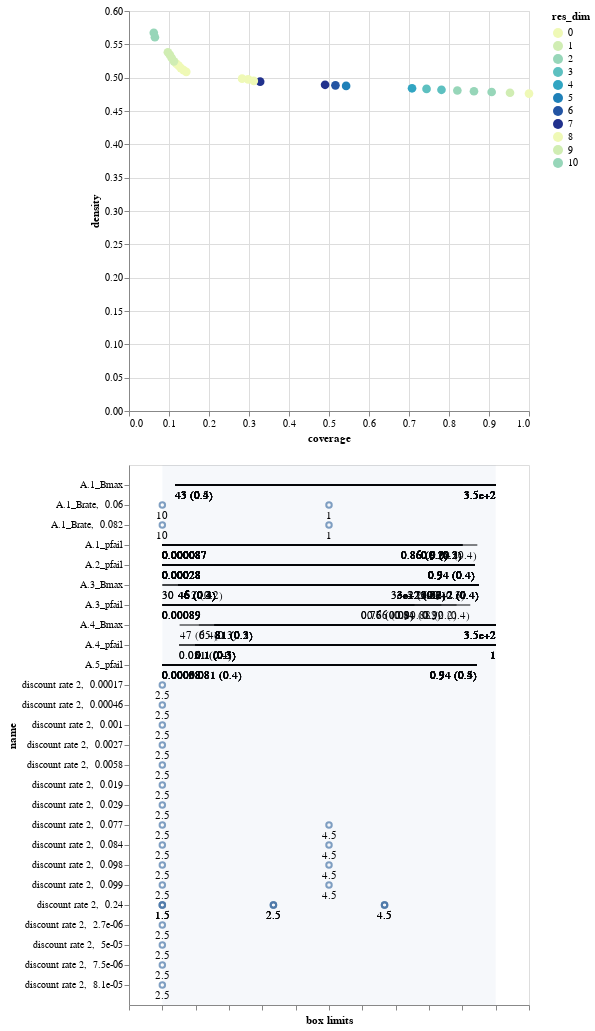

Write notebook code for a chart like this one.
### Code cell
box.inspect_tradeoff()

### Figure 1 — Vega-Lite specification as saved in the notebook (floating-point values rounded to 4 significant figures; data arrays with more than 128 entries replaced by an {"elided": "..."} marker saying what was removed)
{"config": {"view": {"continuousWidth": 400, "continuousHeight": 300}}, "vconcat": [{"data": {"name": "data-2d1574892837dfbe0cdc699534d3cd7e"}, "mark": {"type": "circle", "size": 75}, "encoding": {"color": {"type": "ordinal", "field": "res_dim", "scale": {"range": ["#eff9b6", "#d0edb3", "#97d6b9", "#5dc0c0", "#31a5c2", "#1f80b8", "#2354a3", "#21318d"]}}, "opacity": {"condition": {"value": 1, "selection": "selector001"}, "value": 0.4}, "tooltip": [{"type": "ordinal", "field": "id"}, {"type": "quantitative", "field": "coverage", "format": ".2"}, {"type": "quantitative", "field": "density", "format": ".2"}, {"type": "ordinal", "field": "res_dim"}], "x": {"type": "quantitative", "field": "coverage"}, "y": {"type": "quantitative", "field": "density"}}, "height": 400, "selection": {"selector001": {"type": "single", "fields": ["id"]}}, "width": 400}, {"layer": [{"data": {"name": "data-d2660335aa04fb30ac7eee0f0a7da54b"}, "mark": "rule", "encoding": {"x": {"type": "quantitative", "axis": {"grid": false, "labels": false, "title": "box limits"}, "field": "x_lower", "scale": {"domain": [0, 1], "padding": 0.1}}, "x2": {"field": "x_upper"}, "y": {"type": "nominal", "field": "name", "scale": {"padding": 1.0}}}, "transform": [{"calculate": "(datum.x1-datum.minimum)/(datum.maximum-datum.minimum)", "as": "x_lower"}, {"calculate": "(datum.x2-datum.minimum)/(datum.maximum-datum.minimum)", "as": "x_upper"}, {"filter": {"selection": "selector001"}}], "width": 400}, {"data": {"name": "data-d2660335aa04fb30ac7eee0f0a7da54b"}, "mark": {"type": "text", "align": "left", "baseline": "top", "dy": 5}, "encoding": {"text": {"type": "ordinal", "field": "text"}, "x": {"type": "quantitative", "axis": {"grid": false, "labels": false, "title": "box limits"}, "field": "x_lower", "scale": {"domain": [0, 1], "padding": 0.1}}, "x2": {"field": "x_upper"}, "y": {"type": "nominal", "field": "name", "scale": {"padding": 1.0}}}, "transform": [{"calculate": "(datum.x1-datum.minimum)/(datum.maximum-datum.minimum)", "as": "x_lower"}, {"calculate": "(datum.x2-datum.minimum)/(datum.maximum-datum.minimum)", "as": "x_upper"}, {"filter": {"selection": "selector001"}}, {"calculate": "datum.qp_lower>0?format(datum.x1, \".2\")+\" (\"+format(datum.qp_lower, \".1~g\")+\")\" :format(datum.x1, \".2\")", "as": "text"}], "width": 400}, {"data": {"name": "data-d2660335aa04fb30ac7eee0f0a7da54b"}, "mark": {"type": "text", "align": "right", "baseline": "top", "dy": 5}, "encoding": {"text": {"type": "ordinal", "field": "text"}, "x": {"type": "quantitative", "field": "x_upper"}, "x2": {"field": "x_upper"}, "y": {"type": "nominal", "field": "name", "scale": {"padding": 1.0}}}, "transform": [{"calculate": "(datum.x1-datum.minimum)/(datum.maximum-datum.minimum)", "as": "x_lower"}, {"calculate": "(datum.x2-datum.minimum)/(datum.maximum-datum.minimum)", "as": "x_upper"}, {"filter": {"selection": "selector001"}}, {"calculate": "datum.qp_upper>0?format(datum.x2, \".2\")+\" (\"+format(datum.qp_upper, \".1\")+\")\" :format(datum.x2, \".2\")", "as": "text"}], "width": 400}, {"data": {"name": "data-bb8d07f6df3d47a6a475317795287b23"}, "mark": {"type": "rect", "opacity": 0.05}, "encoding": {"x": {"type": "quantitative", "field": "start"}, "x2": {"field": "end"}}}, {"data": {"name": "data-8d37037c4e3cd9b29b16fdce53d8db67"}, "mark": "point", "encoding": {"x": {"type": "quantitative", "field": "x"}, "y": {"type": "nominal", "field": "name"}}, "transform": [{"filter": {"selection": "selector001"}}], "width": 400}, {"data": {"name": "data-8d37037c4e3cd9b29b16fdce53d8db67"}, "mark": {"type": "text", "align": "center", "baseline": "top", "dy": 5}, "encoding": {"text": {"type": "nominal", "field": "item"}, "x": {"type": "quantitative", "field": "x"}, "y": {"type": "nominal", "field": "name"}}, "transform": [{"filter": {"selection": "selector001"}}], "width": 400}]}], "$schema": "https://vega.github.io/schema/vega-lite/v4.8.1.json", "datasets": {"data-2d1574892837dfbe0cdc699534d3cd7e": [{"coverage": 1.0, "density": 0.4761, "id": 0, "mass": 1.0, "mean": 0.4761, "res_dim": 0}, {"coverage": 0.9525, "density": 0.4774, "id": 1, "mass": 0.95, "mean": 0.4774, "res_dim": 1}, {"coverage": 0.9067, "density": 0.4786, "id": 2, "mass": 0.902, "mean": 0.4786, "res_dim": 2}, {"coverage": 0.8624, "density": 0.4797, "id": 3, "mass": 0.856, "mean": 0.4797, "res_dim": 2}, {"coverage": 0.8209, "density": 0.4807, "id": 4, "mass": 0.813, "mean": 0.4807, "res_dim": 2}, {"coverage": 0.7812, "density": 0.4818, "id": 5, "mass": 0.772, "mean": 0.4818, "res_dim": 3}, {"coverage": 0.7439, "density": 0.4832, "id": 6, "mass": 0.733, "mean": 0.4832, "res_dim": 3}, {"coverage": 0.7076, "density": 0.484, "id": 7, "mass": 0.696, "mean": 0.484, "res_dim": 4}, {"coverage": 0.5428, "density": 0.4876, "id": 8, "mass": 0.53, "mean": 0.4876, "res_dim": 5}, {"coverage": 0.5161, "density": 0.4885, "id": 9, "mass": 0.503, "mean": 0.4885, "res_dim": 6}, {"coverage": 0.4902, "density": 0.4893, "id": 10, "mass": 0.477, "mean": 0.4893, "res_dim": 7}, {"coverage": 0.3279, "density": 0.494, "id": 11, "mass": 0.316, "mean": 0.494, "res_dim": 7}, {"coverage": 0.312, "density": 0.4952, "id": 12, "mass": 0.3, "mean": 0.4952, "res_dim": 8}, {"coverage": 0.2978, "density": 0.4975, "id": 13, "mass": 0.285, "mean": 0.4975, "res_dim": 8}, {"coverage": 0.2827, "density": 0.4986, "id": 14, "mass": 0.27, "mean": 0.4986, "res_dim": 8}, {"coverage": 0.1432, "density": 0.5087, "id": 15, "mass": 0.134, "mean": 0.5087, "res_dim": 8}, {"coverage": 0.1364, "density": 0.5114, "id": 16, "mass": 0.127, "mean": 0.5114, "res_dim": 8}, {"coverage": 0.1296, "density": 0.5144, "id": 17, "mass": 0.12, "mean": 0.5144, "res_dim": 8}, {"coverage": 0.124, "density": 0.518, "id": 18, "mass": 0.114, "mean": 0.518, "res_dim": 8}, {"coverage": 0.1182, "density": 0.5211, "id": 19, "mass": 0.108, "mean": 0.5211, "res_dim": 8}, {"coverage": 0.1124, "density": 0.5245, "id": 20, "mass": 0.102, "mean": 0.5245, "res_dim": 9}, {"coverage": 0.1068, "density": 0.5295, "id": 21, "mass": 0.096, "mean": 0.5295, "res_dim": 9}, {"coverage": 0.1021, "density": 0.5342, "id": 22, "mass": 0.091, "mean": 0.5342, "res_dim": 9}, {"coverage": 0.0972, "density": 0.5381, "id": 23, "mass": 0.086, "mean": 0.5381, "res_dim": 9}, {"coverage": 0.06476, "density": 0.5606, "id": 24, "mass": 0.055, "mean": 0.5606, "res_dim": 10}, {"coverage": 0.06196, "density": 0.5673, "id": 25, "mass": 0.052, "mean": 0.5673, "res_dim": 10}], "data-d2660335aa04fb30ac7eee0f0a7da54b": {"elided": "142 records"}, "data-bb8d07f6df3d47a6a475317795287b23": [{"start": 0, "end": 1}], "data-8d37037c4e3cd9b29b16fdce53d8db67": [{"name": "discount rate 2,  0.24", "n_items": 4, "item": 1.5, "id": 8, "x": 0.0}, {"name": "discount rate 2,  0.24", "n_items": 4, "item": 2.5, "id": 8, "x": 0.3333}, {"name": "discount rate 2,  0.24", "n_items": 4, "item": 4.5, "id": 8, "x": 0.6667}, {"name": "discount rate 2,  0.24", "n_items": 4, "item": 1.5, "id": 9, "x": 0.0}, {"name": "discount rate 2,  0.24", "n_items": 4, "item": 2.5, "id": 9, "x": 0.3333}, {"name": "discount rate 2,  0.24", "n_items": 4, "item": 4.5, "id": 9, "x": 0.6667}, {"name": "discount rate 2,  0.24", "n_items": 4, "item": 1.5, "id": 10, "x": 0.0}, {"name": "discount rate 2,  0.24", "n_items": 4, "item": 2.5, "id": 10, "x": 0.3333}, {"name": "discount rate 2,  0.24", "n_items": 4, "item": 4.5, "id": 10, "x": 0.6667}, {"name": "discount rate 2,  0.099", "n_items": 3, "item": 2.5, "id": 11, "x": 0.0}, {"name": "discount rate 2,  0.099", "n_items": 3, "item": 4.5, "id": 11, "x": 0.5}, {"name": "discount rate 2,  0.084", "n_items": 3, "item": 2.5, "id": 12, "x": 0.0}, {"name": "discount rate 2,  0.084", "n_items": 3, "item": 4.5, "id": 12, "x": 0.5}, {"name": "discount rate 2,  0.077", "n_items": 3, "item": 2.5, "id": 13, "x": 0.0}, {"name": "discount rate 2,  0.077", "n_items": 3, "item": 4.5, "id": 13, "x": 0.5}, {"name": "discount rate 2,  0.098", "n_items": 3, "item": 2.5, "id": 14, "x": 0.0}, {"name": "discount rate 2,  0.098", "n_items": 3, "item": 4.5, "id": 14, "x": 0.5}, {"name": "discount rate 2,  0.029", "n_items": 2, "item": 2.5, "id": 15, "x": 0.0}, {"name": "discount rate 2,  0.019", "n_items": 2, "item": 2.5, "id": 16, "x": 0.0}, {"name": "discount rate 2,  0.0058", "n_items": 2, "item": 2.5, "id": 17, "x": 0.0}, {"name": "discount rate 2,  0.0027", "n_items": 2, "item": 2.5, "id": 18, "x": 0.0}, {"name": "discount rate 2,  0.001", "n_items": 2, "item": 2.5, "id": 19, "x": 0.0}, {"name": "discount rate 2,  0.00046", "n_items": 2, "item": 2.5, "id": 20, "x": 0.0}, {"name": "discount rate 2,  0.00017", "n_items": 2, "item": 2.5, "id": 21, "x": 0.0}, {"name": "discount rate 2,  8.1e-05", "n_items": 2, "item": 2.5, "id": 22, "x": 0.0}, {"name": "discount rate 2,  5e-05", "n_items": 2, "item": 2.5, "id": 23, "x": 0.0}, {"name": "A.1_Brate,  0.082", "n_items": 3, "item": 10.0, "id": 24, "x": 0.0}, {"name": "A.1_Brate,  0.082", "n_items": 3, "item": 1.0, "id": 24, "x": 0.5}, {"name": "discount rate 2,  7.5e-06", "n_items": 2, "item": 2.5, "id": 24, "x": 0.0}, {"name": "A.1_Brate,  0.06", "n_items": 3, "item": 10.0, "id": 25, "x": 0.0}, {"name": "A.1_Brate,  0.06", "n_items": 3, "item": 1.0, "id": 25, "x": 0.5}, {"name": "discount rate 2,  2.7e-06", "n_items": 2, "item": 2.5, "id": 25, "x": 0.0}]}}
